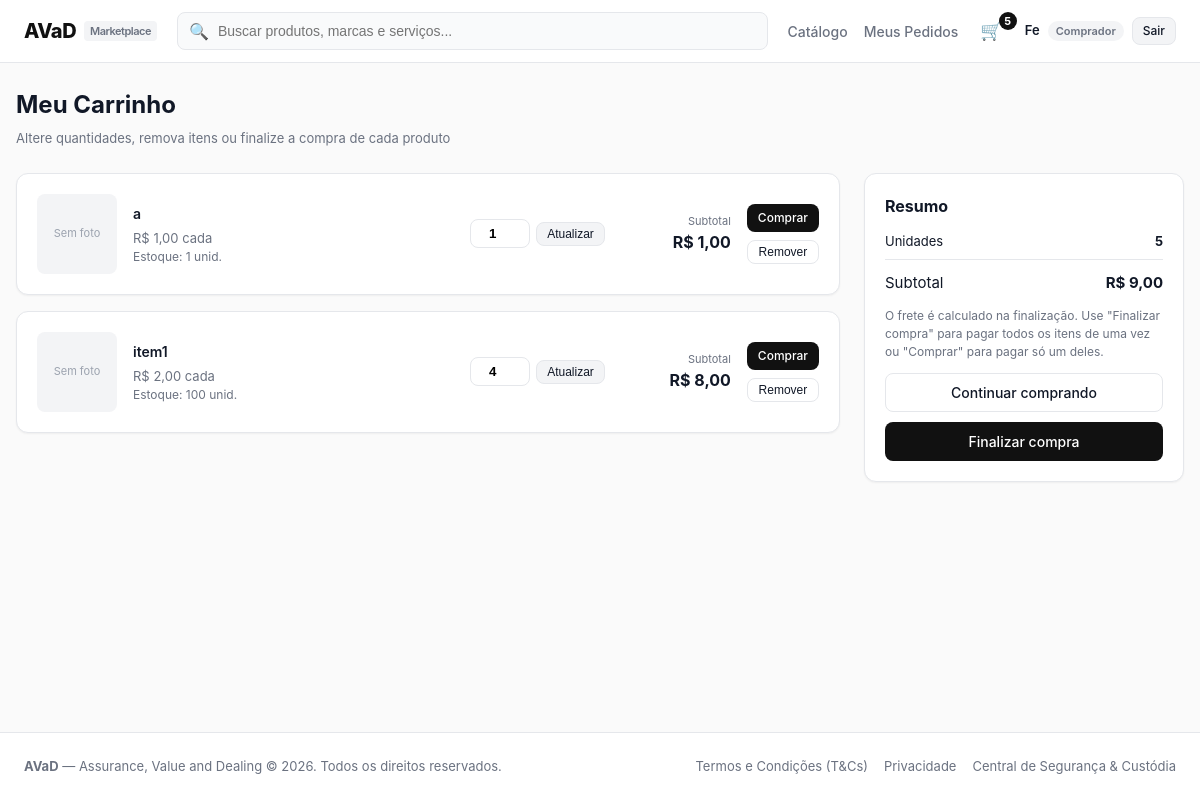
Page /orders/cart/ (signed in) on the earlier database version.
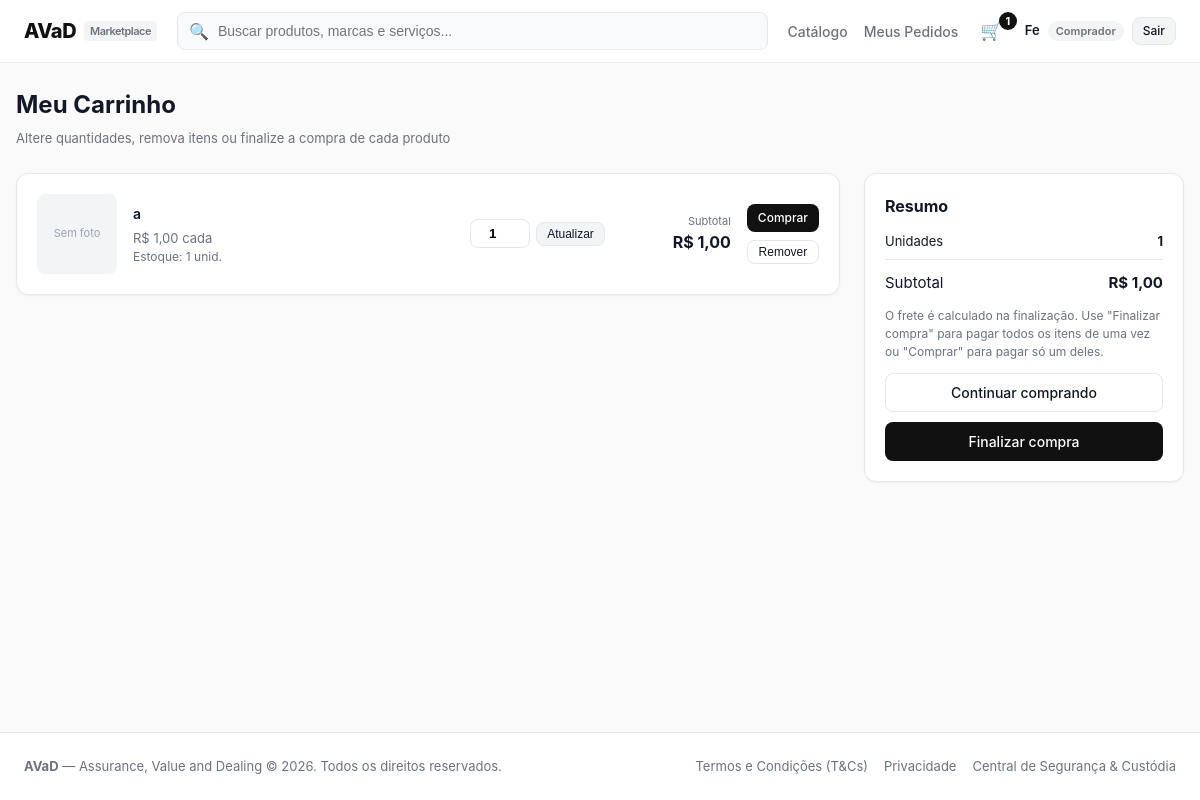
Same page on the later database version.
### catalog/models.py (models this page shows, shortened)
class Product(models.Model):
    vendedor = models.ForeignKey(User, on_delete=models.CASCADE, related_name='products')
    titulo = models.CharField(max_length=200)
    categoria = models.CharField(max_length=50, choices=CATEGORIAS)
    descricao = models.TextField()
    caracteristicas = models.TextField(blank=True, help_text='Uma característica por linha')
    preco = models.DecimalField(max_digits=10, decimal_places=2)
    estoque = models.PositiveIntegerField(default=0)
    imagem = models.ImageField(upload_to='products/', blank=True, null=True)
    frete_gratis = models.BooleanField(default=False)
    ativo = models.BooleanField(default=True)
    removido = models.BooleanField(default=False)  # anúncio removido pelo vendedor (some da loja e da lista)
    criado_em = models.DateTimeField(auto_now_add=True)
    class Meta:
        ordering = ['-criado_em']

### orders/views.py (the view)
# urls.py: path('cart/', views.cart_view, name='cart'),
@login_required
def cart_view(request):
    items = Cart(request).items()
    total = sum(i['subtotal'] for i in items if i['disponivel'])
    return render(request, 'orders/cart.html', {'items': items, 'total': total})

### accounts/roles.py (called while the page is built)
def tipo_usuario(request):
    if not request.user.is_authenticated:
        return None
    tipo = request.session.get('tipo_usuario')
    return tipo if tipo in TIPOS else COMPRADOR

### orders/cart.py (called while the page is built)
    def _qs(self):
        return CartItem.objects.filter(usuario=self.user)

    def count(self):
        total = self._qs().filter(produto__ativo=True).aggregate(t=Sum('quantidade'))['t']
        return total or 0

    def items(self):
        result = []
        for row in self._qs().select_related('produto'):
            product = row.produto
            if not product.ativo:  # anúncio desativado: sai do carrinho
                row.delete()
                continue
            qtd = row.quantidade
            disponivel = product.estoque > 0
            if disponivel:
                qtd = min(qtd, product.estoque)
            result.append({
                'product': product,
                'qtd': qtd,
                'subtotal': product.preco * qtd,
                'disponivel': disponivel,
            })
        return result

### templates/orders/cart.html (shortened to what the changed rows need)
{% extends "base.html" %}
{% block content %}
<div style="margin-bottom: 24px;">
  <h1 style="font-size: 24px; font-weight: 700; margin-bottom: 6px;">Meu Carrinho</h1>
</div>
{% if items %}
<div style="display: flex; gap: 24px; flex-wrap: wrap; align-items: flex-start;">
  <div style="flex: 1 1 560px; display: flex; flex-direction: column; gap: 16px;">
    {% for item in items %}
      <div class="card" style="display: flex; gap: 16px; align-items: center; flex-wrap: wrap;">
        <div style="width: 80px; height: 80px; background: #F3F4F6; border-radius: var(--radius-md); overflow: hidden; display: flex; align-items: center; justify-content: center; flex-shrink: 0;">
          {% if item.product.imagem %}
            <img src="{{ item.product.imagem.url }}" alt="{{ item.product.titulo }}" style="width: 100%; height: 100%; object-fit: cover;">
          {% else %}
            <span style="font-size: 11px; color: #9CA3AF;">Sem foto</span>
          {% endif %}
        </div>
        <div style="flex: 1 1 200px; min-width: 160px;">
          <a href="{% url 'catalog:product_detail' item.product.id %}" style="font-weight: 600; font-size: 14px;">{{ item.product.titulo }}</a>
          <div style="font-size: 13px; color: var(--text-muted); margin-top: 4px;">
            R$ {{ item.product.preco|floatformat:"2g" }} cada
          </div>
          {% if item.disponivel %}
            <div style="font-size: 12px; color: var(--text-muted);">Estoque: {{ item.product.estoque }} unid.</div>
          {% else %}
            <div style="font-size: 12px; color: #B91C1C; font-weight: 600;">Produto esgotado</div>
          {% endif %}
        </div>
        {% if item.disponivel %}
          <form method="post" action="{% url 'orders:cart_update' item.product.id %}" style="display: flex; align-items: center; gap: 6px;">
            <input type="number" name="qtd" value="{{ item.qtd }}" min="1" max="{{ item.product.estoque }}"
                   onchange="this.form.submit()"
                   style="width: 60px; padding: 6px; text-align: center; font-weight: 600; border: 1px solid var(--border-color); border-radius: var(--radius-md);">
            <button type="submit" class="btn btn-secondary btn-sm">Atualizar</button>
          </form>
          <div style="min-width: 110px; text-align: right;">
            <div style="font-size: 11px; color: var(--text-muted);">Subtotal</div>
            <strong>R$ {{ item.subtotal|floatformat:"2g" }}</strong>
          </div>
        {% endif %}
        <div style="display: flex; flex-direction: column; gap: 6px;">
          {% if item.disponivel %}
            <a href="{% url 'orders:checkout' item.product.id %}?qtd={{ item.qtd }}" class="btn btn-primary btn-sm">Comprar</a>
          {% endif %}
          <form method="post" action="{% url 'orders:cart_remove' item.product.id %}">
            <button type="submit" class="btn btn-outline btn-sm btn-block">Remover</button>
          </form>
        </div>
      </div>
    {% endfor %}
  </div>
  <div class="card" style="flex: 0 0 320px;">
    <h2 style="font-size: 16px; font-weight: 700; margin-bottom: 14px;">Resumo</h2>
    <div style="display: flex; justify-content: space-between; font-size: 13px; margin-bottom: 8px;">
      <span>Unidades</span><strong>{{ cart_count }}</strong>
    </div>
    <div style="display: flex; justify-content: space-between; font-size: 15px; border-top: 1px solid var(--border-color); padding-top: 12px;">
      <span>Subtotal</span><strong>R$ {{ total|floatformat:"2g" }}</strong>
    </div>
    <p style="font-size: 12px; color: var(--text-muted); margin: 12px 0;">
      O frete é calculado na finalização. Use "Finalizar compra" para pagar todos os itens de uma vez ou "Comprar" para pagar só um deles.
    </p>
    <a href="{% url 'catalog:product_list' %}" class="btn btn-outline btn-block">Continuar comprando</a>
    {% if total %}
      <a href="{% url 'orders:cart_checkout' %}" class="btn btn-primary btn-block" style="margin-top: 10px;">Finalizar compra</a>
    {% endif %}
  </div>
</div>
{% endif %}
{% endblock %}

### templates/base.html (shortened to what this page needs)
{% load static %}
<!DOCTYPE html>
<html lang="pt-br">
<head>
  <link rel="stylesheet" href="{% static 'css/style.css' %}">
</head>
<body>
  <header class="navbar">
    <div class="nav-container">
      <a href="{% url 'home' %}" class="logo">
        <span>AVaD</span>
        <span class="logo-tag">Marketplace</span>
      </a>
      <form action="{% url 'catalog:product_list' %}" method="get" class="search-form">
        <span class="search-icon">🔍</span>
        <input type="text" name="q" value="{{ request.GET.q|default:'' }}" class="search-input" placeholder="Buscar produtos, marcas e serviços...">
      </form>
      <nav class="nav-links">
        <a href="{% url 'catalog:product_list' %}" class="nav-link">Catálogo</a>
        {% if user.is_authenticated %}
          {% if request.tipo_usuario == 'comprador' %}
            <a href="{% url 'orders:my_orders' %}" class="nav-link">Meus Pedidos</a>
            <a href="{% url 'orders:cart' %}" class="nav-link cart-link" title="Carrinho" aria-label="Carrinho">
              🛒{% if cart_count %}<span class="cart-badge">{{ cart_count }}</span>{% endif %}
            </a>
          {% elif request.tipo_usuario == 'vendedor' %}
            <a href="{% url 'dashboard:overview' %}" class="btn btn-outline btn-sm">Área do Vendedor</a>
          {% elif request.tipo_usuario == 'mediador' %}
            <a href="{% url 'disputes:mediation_panel' %}" class="nav-link" style="color: #2563EB; font-weight: 600;">Painel de Mediação</a>
          {% endif %}
          <div style="display: flex; align-items: center; gap: 8px;">
            <span style="font-size: 13px; font-weight: 600;">{{ user.profile.nome|default:user.username }}</span>
            <span style="font-size: 11px; font-weight: 600; color: var(--text-muted); background: #F3F4F6; padding: 2px 8px; border-radius: 999px;">{{ request.tipo_usuario|capfirst }}</span>
            <a href="{% url 'accounts:logout' %}" class="btn btn-secondary btn-sm">Sair</a>
          </div>
        {% else %}
          <a href="{% url 'accounts:login' %}" class="btn btn-outline btn-sm">Entrar</a>
          <a href="{% url 'accounts:register' %}" class="btn btn-primary btn-sm">Cadastre-se</a>
        {% endif %}
      </nav>
    </div>
  </header>
  <main class="container">
    {% block content %}{% endblock %}
  </main>
  <footer class="footer">
    <div class="footer-inner">
      <div>
        <strong>AVaD</strong> — Assurance, Value and Dealing &copy; 2026. Todos os direitos reservados.
      </div>
      <div style="display: flex; gap: 16px;">
        <a href="#">Termos e Condições (T&Cs)</a>
        <a href="#">Privacidade</a>
        <a href="#">Central de Segurança & Custódia</a>
      </div>
    </div>
  </footer>
</body>
</html>

Differences in the rows shown:
no longer on this page (row edited): Product: imagem "Sem foto", product.titulo "item1", product.preco "2,00", product.estoque "100", qtd "4", subtotal "8,00"
Other differences:
{{ cart_count }}: "5" → "1"
{{ total|floatformat:"2g" }}: "9,00" → "1,00"
